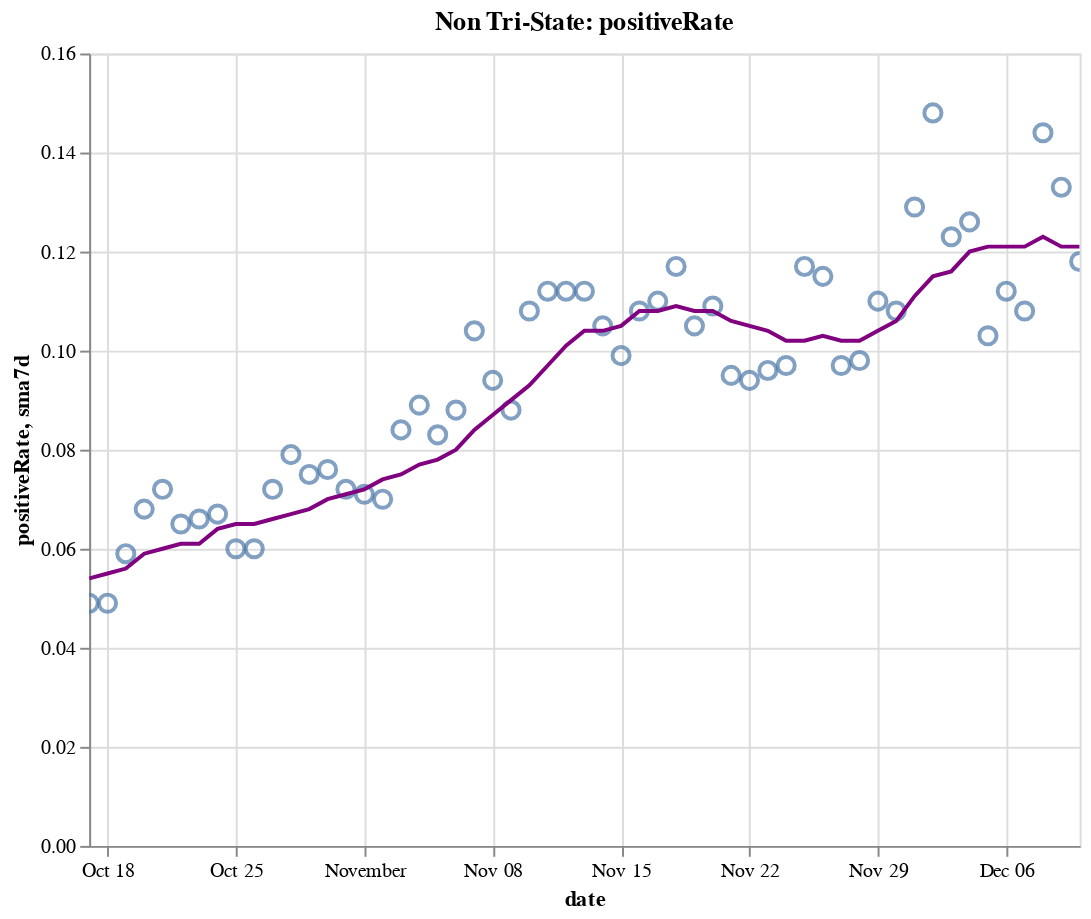

Here is the notebook cell this chart was saved with:
### Code cell
create_plot(non_tristate, 'positiveRate')

### Figure 1 — Vega-Lite specification as saved in the notebook (floating-point values rounded to 4 significant figures)
{"config": {"view": {"continuousWidth": 400, "continuousHeight": 300}}, "layer": [{"layer": [{"mark": {"type": "point", "size": 75}, "encoding": {"tooltip": [{"type": "temporal", "field": "date"}, {"type": "quantitative", "field": "positiveRate"}, {"type": "quantitative", "field": "sma7d"}], "x": {"type": "temporal", "field": "date"}, "y": {"type": "quantitative", "field": "positiveRate"}}, "selection": {"selector016": {"type": "interval", "bind": "scales", "encodings": ["x", "y"]}}}, {"mark": {"type": "line", "color": "purple"}, "encoding": {"x": {"type": "temporal", "field": "date"}, "y": {"type": "quantitative", "field": "sma7d"}}}]}, {"mark": {"type": "rule", "color": "#aaa"}, "encoding": {"x": {"type": "temporal", "field": "date"}}, "transform": [{"filter": {"selection": "selector015"}}]}, {"mark": "circle", "encoding": {"opacity": {"condition": {"value": 1, "selection": "selector015"}, "value": 0}, "tooltip": [{"type": "temporal", "field": "date"}, {"type": "quantitative", "field": "positiveRate"}, {"type": "quantitative", "field": "sma7d"}], "x": {"type": "temporal", "field": "date"}, "y": {"type": "quantitative", "field": "positiveRate"}}, "selection": {"selector015": {"type": "single", "encodings": ["x"], "on": "mouseover", "nearest": true, "empty": "none"}}}, {"mark": {"type": "text", "align": "left", "dx": 5, "dy": -5, "stroke": "white", "strokeWidth": 2}, "encoding": {"text": {"type": "quantitative", "field": "positiveRate"}, "tooltip": [{"type": "temporal", "field": "date"}, {"type": "quantitative", "field": "positiveRate"}, {"type": "quantitative", "field": "sma7d"}], "x": {"type": "temporal", "field": "date"}, "y": {"type": "quantitative", "field": "positiveRate"}}, "transform": [{"filter": {"selection": "selector015"}}]}, {"mark": {"type": "text", "align": "left", "dx": 5, "dy": -5}, "encoding": {"text": {"type": "quantitative", "field": "positiveRate"}, "tooltip": [{"type": "temporal", "field": "date"}, {"type": "quantitative", "field": "positiveRate"}, {"type": "quantitative", "field": "sma7d"}], "x": {"type": "temporal", "field": "date"}, "y": {"type": "quantitative", "field": "positiveRate"}}, "transform": [{"filter": {"selection": "selector015"}}]}], "data": {"name": "data-c2bd8e67c6648eb4c70283eec5773fba"}, "height": 400, "title": "Non Tri-State: positiveRate", "width": 500, "$schema": "https://vega.github.io/schema/vega-lite/v4.8.1.json", "datasets": {"data-c2bd8e67c6648eb4c70283eec5773fba": [{"date": "2020-10-17T00:00:00", "totalTestResultsIncrease": 1119000.0, "positiveIncrease": 54640.0, "death": 164700.0, "deathIncrease": 762.0, "positiveRate": 0.049, "state": "Non Tri-State", "sma7d": 0.054}, {"date": "2020-10-18T00:00:00", "totalTestResultsIncrease": 928700.0, "positiveIncrease": 45620.0, "death": 165100.0, "deathIncrease": 388.0, "positiveRate": 0.049, "state": "Non Tri-State", "sma7d": 0.055}, {"date": "2020-10-19T00:00:00", "totalTestResultsIncrease": 907400.0, "positiveIncrease": 53730.0, "death": 165500.0, "deathIncrease": 426.0, "positiveRate": 0.059, "state": "Non Tri-State", "sma7d": 0.056}, {"date": "2020-10-20T00:00:00", "totalTestResultsIncrease": 855300.0, "positiveIncrease": 57950.0, "death": 166300.0, "deathIncrease": 806.0, "positiveRate": 0.068, "state": "Non Tri-State", "sma7d": 0.059}, {"date": "2020-10-21T00:00:00", "totalTestResultsIncrease": 796500.0, "positiveIncrease": 57510.0, "death": 167300.0, "deathIncrease": 986.0, "positiveRate": 0.072, "state": "Non Tri-State", "sma7d": 0.06}, {"date": "2020-10-22T00:00:00", "totalTestResultsIncrease": 1065000.0, "positiveIncrease": 69710.0, "death": 168400.0, "deathIncrease": 1091.0, "positiveRate": 0.065, "state": "Non Tri-State", "sma7d": 0.061}, {"date": "2020-10-23T00:00:00", "totalTestResultsIncrease": 1199000.0, "positiveIncrease": 78980.0, "death": 169300.0, "deathIncrease": 905.0, "positiveRate": 0.066, "state": "Non Tri-State", "sma7d": 0.061}, {"date": "2020-10-24T00:00:00", "totalTestResultsIncrease": 1183000.0, "positiveIncrease": 79350.0, "death": 170200.0, "deathIncrease": 869.0, "positiveRate": 0.067, "state": "Non Tri-State", "sma7d": 0.064}, {"date": "2020-10-25T00:00:00", "totalTestResultsIncrease": 1030000.0, "positiveIncrease": 62140.0, "death": 170600.0, "deathIncrease": 366.0, "positiveRate": 0.06, "state": "Non Tri-State", "sma7d": 0.065}, {"date": "2020-10-26T00:00:00", "totalTestResultsIncrease": 971300.0, "positiveIncrease": 58080.0, "death": 170900.0, "deathIncrease": 371.0, "positiveRate": 0.06, "state": "Non Tri-State", "sma7d": 0.065}, {"date": "2020-10-27T00:00:00", "totalTestResultsIncrease": 943200.0, "positiveIncrease": 67920.0, "death": 171800.0, "deathIncrease": 883.0, "positiveRate": 0.072, "state": "Non Tri-State", "sma7d": 0.066}, {"date": "2020-10-28T00:00:00", "totalTestResultsIncrease": 945800.0, "positiveIncrease": 74610.0, "death": 172800.0, "deathIncrease": 1002.0, "positiveRate": 0.079, "state": "Non Tri-State", "sma7d": 0.067}, {"date": "2020-10-29T00:00:00", "totalTestResultsIncrease": 1115000.0, "positiveIncrease": 83360.0, "death": 173800.0, "deathIncrease": 1005.0, "positiveRate": 0.075, "state": "Non Tri-State", "sma7d": 0.068}, {"date": "2020-10-30T00:00:00", "totalTestResultsIncrease": 1209000.0, "positiveIncrease": 92270.0, "death": 174700.0, "deathIncrease": 921.0, "positiveRate": 0.076, "state": "Non Tri-State", "sma7d": 0.07}, {"date": "2020-10-31T00:00:00", "totalTestResultsIncrease": 1204000.0, "positiveIncrease": 87200.0, "death": 175700.0, "deathIncrease": 949.0, "positiveRate": 0.072, "state": "Non Tri-State", "sma7d": 0.071}, {"date": "2020-11-01T00:00:00", "totalTestResultsIncrease": 984900.0, "positiveIncrease": 69870.0, "death": 176100.0, "deathIncrease": 374.0, "positiveRate": 0.071, "state": "Non Tri-State", "sma7d": 0.072}, {"date": "2020-11-02T00:00:00", "totalTestResultsIncrease": 1097000.0, "positiveIncrease": 76390.0, "death": 176500.0, "deathIncrease": 463.0, "positiveRate": 0.07, "state": "Non Tri-State", "sma7d": 0.074}, {"date": "2020-11-03T00:00:00", "totalTestResultsIncrease": 986400.0, "positiveIncrease": 82570.0, "death": 178000.0, "deathIncrease": 1481.0, "positiveRate": 0.084, "state": "Non Tri-State", "sma7d": 0.075}, {"date": "2020-11-04T00:00:00", "totalTestResultsIncrease": 1087000.0, "positiveIncrease": 97290.0, "death": 179100.0, "deathIncrease": 1068.0, "positiveRate": 0.089, "state": "Non Tri-State", "sma7d": 0.077}, {"date": "2020-11-05T00:00:00", "totalTestResultsIncrease": 1328000.0, "positiveIncrease": 109800.0, "death": 180200.0, "deathIncrease": 1099.0, "positiveRate": 0.083, "state": "Non Tri-State", "sma7d": 0.078}, {"date": "2020-11-06T00:00:00", "totalTestResultsIncrease": 1358000.0, "positiveIncrease": 119400.0, "death": 181300.0, "deathIncrease": 1127.0, "positiveRate": 0.088, "state": "Non Tri-State", "sma7d": 0.08}, {"date": "2020-11-07T00:00:00", "totalTestResultsIncrease": 1175000.0, "positiveIncrease": 122500.0, "death": 182400.0, "deathIncrease": 1092.0, "positiveRate": 0.104, "state": "Non Tri-State", "sma7d": 0.084}, {"date": "2020-11-08T00:00:00", "totalTestResultsIncrease": 1119000.0, "positiveIncrease": 104900.0, "death": 182900.0, "deathIncrease": 473.0, "positiveRate": 0.094, "state": "Non Tri-State", "sma7d": 0.087}, {"date": "2020-11-09T00:00:00", "totalTestResultsIncrease": 1254000.0, "positiveIncrease": 110900.0, "death": 183400.0, "deathIncrease": 513.0, "positiveRate": 0.088, "state": "Non Tri-State", "sma7d": 0.09}, {"date": "2020-11-10T00:00:00", "totalTestResultsIncrease": 1125000.0, "positiveIncrease": 122000.0, "death": 184700.0, "deathIncrease": 1298.0, "positiveRate": 0.108, "state": "Non Tri-State", "sma7d": 0.093}, {"date": "2020-11-11T00:00:00", "totalTestResultsIncrease": 1212000.0, "positiveIncrease": 135200.0, "death": 186200.0, "deathIncrease": 1518.0, "positiveRate": 0.112, "state": "Non Tri-State", "sma7d": 0.097}, {"date": "2020-11-12T00:00:00", "totalTestResultsIncrease": 1271000.0, "positiveIncrease": 142600.0, "death": 187300.0, "deathIncrease": 1061.0, "positiveRate": 0.112, "state": "Non Tri-State", "sma7d": 0.101}, {"date": "2020-11-13T00:00:00", "totalTestResultsIncrease": 1439000.0, "positiveIncrease": 160600.0, "death": 188500.0, "deathIncrease": 1206.0, "positiveRate": 0.112, "state": "Non Tri-State", "sma7d": 0.104}, {"date": "2020-11-14T00:00:00", "totalTestResultsIncrease": 1463000.0, "positiveIncrease": 153900.0, "death": 189700.0, "deathIncrease": 1281.0, "positiveRate": 0.105, "state": "Non Tri-State", "sma7d": 0.104}, {"date": "2020-11-15T00:00:00", "totalTestResultsIncrease": 1371000.0, "positiveIncrease": 136300.0, "death": 190400.0, "deathIncrease": 639.0, "positiveRate": 0.099, "state": "Non Tri-State", "sma7d": 0.105}, {"date": "2020-11-16T00:00:00", "totalTestResultsIncrease": 1285000.0, "positiveIncrease": 138500.0, "death": 190900.0, "deathIncrease": 557.0, "positiveRate": 0.108, "state": "Non Tri-State", "sma7d": 0.108}, {"date": "2020-11-17T00:00:00", "totalTestResultsIncrease": 1321000.0, "positiveIncrease": 146000.0, "death": 192400.0, "deathIncrease": 1475.0, "positiveRate": 0.11, "state": "Non Tri-State", "sma7d": 0.108}, {"date": "2020-11-18T00:00:00", "totalTestResultsIncrease": 1303000.0, "positiveIncrease": 152700.0, "death": 194200.0, "deathIncrease": 1778.0, "positiveRate": 0.117, "state": "Non Tri-State", "sma7d": 0.109}, {"date": "2020-11-19T00:00:00", "totalTestResultsIncrease": 1629000.0, "positiveIncrease": 171100.0, "death": 196100.0, "deathIncrease": 1880.0, "positiveRate": 0.105, "state": "Non Tri-State", "sma7d": 0.108}, {"date": "2020-11-20T00:00:00", "totalTestResultsIncrease": 1673000.0, "positiveIncrease": 181600.0, "death": 197900.0, "deathIncrease": 1803.0, "positiveRate": 0.109, "state": "Non Tri-State", "sma7d": 0.108}, {"date": "2020-11-21T00:00:00", "totalTestResultsIncrease": 1789000.0, "positiveIncrease": 169100.0, "death": 199300.0, "deathIncrease": 1444.0, "positiveRate": 0.095, "state": "Non Tri-State", "sma7d": 0.106}, {"date": "2020-11-22T00:00:00", "totalTestResultsIncrease": 1509000.0, "positiveIncrease": 141500.0, "death": 200200.0, "deathIncrease": 852.0, "positiveRate": 0.094, "state": "Non Tri-State", "sma7d": 0.105}, {"date": "2020-11-23T00:00:00", "totalTestResultsIncrease": 1416000.0, "positiveIncrease": 136200.0, "death": 201000.0, "deathIncrease": 868.0, "positiveRate": 0.096, "state": "Non Tri-State", "sma7d": 0.104}, {"date": "2020-11-24T00:00:00", "totalTestResultsIncrease": 1623000.0, "positiveIncrease": 157400.0, "death": 203000.0, "deathIncrease": 1958.0, "positiveRate": 0.097, "state": "Non Tri-State", "sma7d": 0.102}, {"date": "2020-11-25T00:00:00", "totalTestResultsIncrease": 1467000.0, "positiveIncrease": 171600.0, "death": 205100.0, "deathIncrease": 2136.0, "positiveRate": 0.117, "state": "Non Tri-State", "sma7d": 0.102}, {"date": "2020-11-26T00:00:00", "totalTestResultsIncrease": 996100.0, "positiveIncrease": 115000.0, "death": 206400.0, "deathIncrease": 1230.0, "positiveRate": 0.115, "state": "Non Tri-State", "sma7d": 0.103}, {"date": "2020-11-27T00:00:00", "totalTestResultsIncrease": 1836000.0, "positiveIncrease": 178000.0, "death": 207600.0, "deathIncrease": 1281.0, "positiveRate": 0.097, "state": "Non Tri-State", "sma7d": 0.102}, {"date": "2020-11-28T00:00:00", "totalTestResultsIncrease": 1480000.0, "positiveIncrease": 144700.0, "death": 208800.0, "deathIncrease": 1178.0, "positiveRate": 0.098, "state": "Non Tri-State", "sma7d": 0.102}, {"date": "2020-11-29T00:00:00", "totalTestResultsIncrease": 1137000.0, "positiveIncrease": 124700.0, "death": 209600.0, "deathIncrease": 732.0, "positiveRate": 0.11, "state": "Non Tri-State", "sma7d": 0.104}, {"date": "2020-11-30T00:00:00", "totalTestResultsIncrease": 1225000.0, "positiveIncrease": 132900.0, "death": 210600.0, "deathIncrease": 1005.0, "positiveRate": 0.108, "state": "Non Tri-State", "sma7d": 0.106}, {"date": "2020-12-01T00:00:00", "totalTestResultsIncrease": 1269000.0, "positiveIncrease": 163500.0, "death": 212800.0, "deathIncrease": 2294.0, "positiveRate": 0.129, "state": "Non Tri-State", "sma7d": 0.111}, {"date": "2020-12-02T00:00:00", "totalTestResultsIncrease": 1219000.0, "positiveIncrease": 179900.0, "death": 215400.0, "deathIncrease": 2547.0, "positiveRate": 0.148, "state": "Non Tri-State", "sma7d": 0.115}, {"date": "2020-12-03T00:00:00", "totalTestResultsIncrease": 1549000.0, "positiveIncrease": 190900.0, "death": 218000.0, "deathIncrease": 2556.0, "positiveRate": 0.123, "state": "Non Tri-State", "sma7d": 0.116}, {"date": "2020-12-04T00:00:00", "totalTestResultsIncrease": 1639000.0, "positiveIncrease": 206400.0, "death": 220400.0, "deathIncrease": 2420.0, "positiveRate": 0.126, "state": "Non Tri-State", "sma7d": 0.12}, {"date": "2020-12-05T00:00:00", "totalTestResultsIncrease": 1918000.0, "positiveIncrease": 196900.0, "death": 222700.0, "deathIncrease": 2338.0, "positiveRate": 0.103, "state": "Non Tri-State", "sma7d": 0.121}, {"date": "2020-12-06T00:00:00", "totalTestResultsIncrease": 1449000.0, "positiveIncrease": 162100.0, "death": 223800.0, "deathIncrease": 1071.0, "positiveRate": 0.112, "state": "Non Tri-State", "sma7d": 0.121}, {"date": "2020-12-07T00:00:00", "totalTestResultsIncrease": 1494000.0, "positiveIncrease": 161200.0, "death": 225000.0, "deathIncrease": 1171.0, "positiveRate": 0.108, "state": "Non Tri-State", "sma7d": 0.121}, {"date": "2020-12-08T00:00:00", "totalTestResultsIncrease": 1379000.0, "positiveIncrease": 198100.0, "death": 227400.0, "deathIncrease": 2472.0, "positiveRate": 0.144, "state": "Non Tri-State", "sma7d": 0.123}, {"date": "2020-12-09T00:00:00", "totalTestResultsIncrease": 1458000.0, "positiveIncrease": 193700.0, "death": 230300.0, "deathIncrease": 2832.0, "positiveRate": 0.133, "state": "Non Tri-State", "sma7d": 0.121}, {"date": "2020-12-10T00:00:00", "totalTestResultsIncrease": 1671000.0, "positiveIncrease": 197900.0, "death": 233100.0, "deathIncrease": 2865.0, "positiveRate": 0.118, "state": "Non Tri-State", "sma7d": 0.121}]}}
